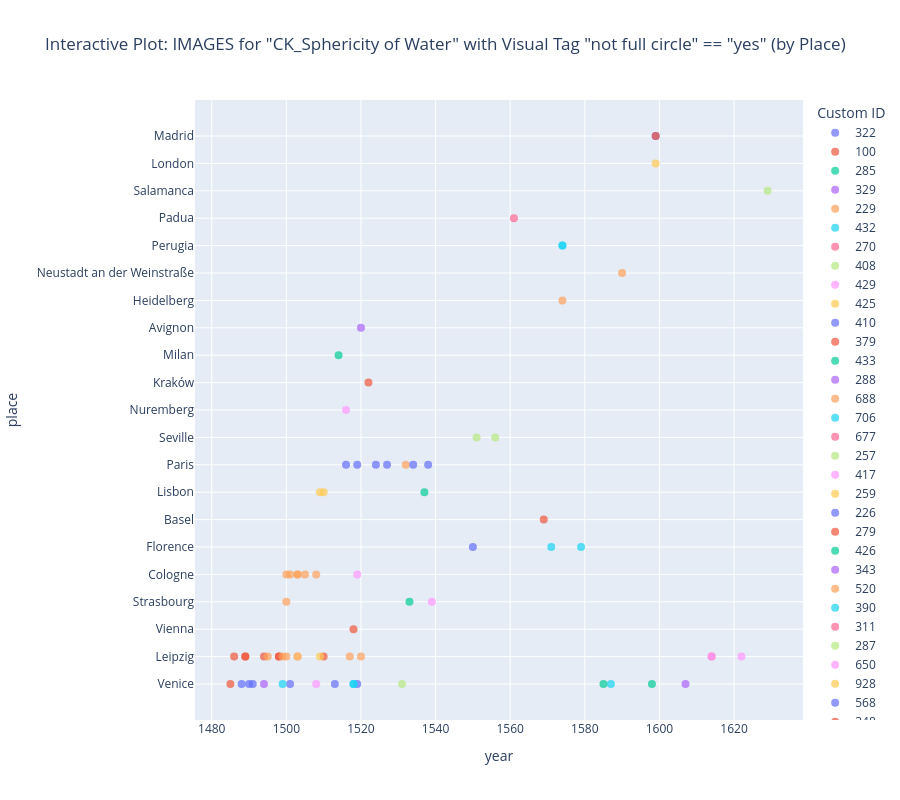
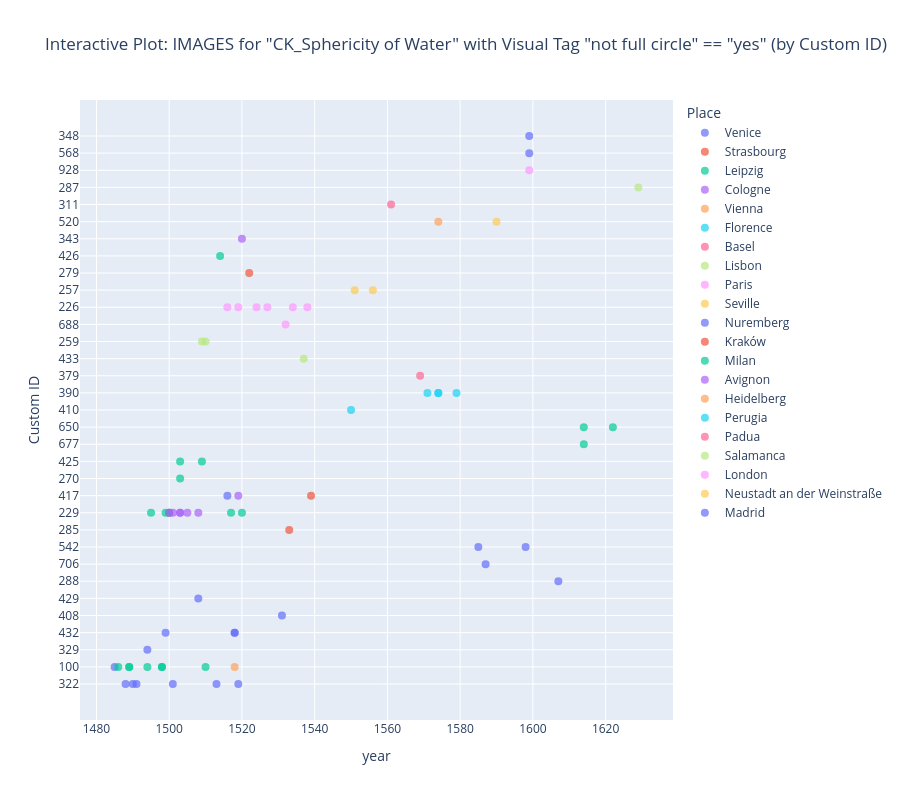

Source (notebook cell) for these figures, in order:
### Code cell
# Scatter Plots for 'not full circle' == 'yes'
tag_col_not = 'not full circle'

df_nfc = df_clean[(df_clean['cks'].str.contains('Water', na=False, case=False)) & (df_clean[tag_col_not] == 'yes')].copy()
df_nfc = df_nfc.drop_duplicates(subset=['images']).copy()

print(f"\nTotal specific images for Water Sphericity with '{tag_col_not}' == 'yes': {len(df_nfc)}")

if len(df_nfc) > 0:
    # 1. Static Scatter Plot (Place vs Time)
    plt.figure(figsize=(14, 10))
    sns.scatterplot(
        data=df_nfc, x='year', y='place', hue='custom_identifier_str',
        palette='tab20', s=80, alpha=0.7, legend=False 
    )
    plt.title(f'Printings of IMAGES for "{base_ck}"\nwith Visual Tag "{tag_col_not}" == "yes"\nOver Time and Place (Colored by Custom ID)', fontsize=16)
    plt.xlabel('Year', fontsize=12)
    plt.ylabel('Place', fontsize=12)
    plt.grid(True, linestyle='--', alpha=0.5)
    plt.tight_layout()
    plt.show()

    # 2. Interactive Scatter Plot (Place vs Time)
    fig_nfc_place = px.scatter(
        df_nfc, x='year', y='place', color='custom_identifier_str',
        hover_data=['part_or_adaption_label', 'images', 'bid', 'book'],
        title=f'Interactive Plot: IMAGES for "{base_ck}" with Visual Tag "{tag_col_not}" == "yes" (by Place)',
        labels={'custom_identifier_str': 'Custom ID'}
    )
    fig_nfc_place.update_traces(marker=dict(size=8, opacity=0.7))
    fig_nfc_place.update_layout(height=800, hovermode='closest')
    fig_nfc_place.show()

    # 3. Static Scatter Plot (Custom ID vs Time)
    plt.figure(figsize=(14, 10))
    sns.scatterplot(
        data=df_nfc, x='year', y='custom_identifier_str', hue='place',
        palette='tab20', s=80, alpha=0.7, legend=False 
    )
    plt.title(f'Printings of IMAGES for "{base_ck}"\nwith Visual Tag "{tag_col_not}" == "yes"\nOver Time and Custom ID (Colored by Place)', fontsize=16)
    plt.xlabel('Year', fontsize=12)
    plt.ylabel('Custom ID (Text Part)', fontsize=12)
    plt.grid(True, linestyle='--', alpha=0.5)
    plt.tight_layout()
    plt.show()

    # 4. Interactive Scatter Plot (Custom ID vs Time)
    fig_nfc = px.scatter(
        df_nfc, x='year', y='custom_identifier_str', color='place',
        hover_data=['part_or_adaption_label', 'images', 'bid', 'book'],
        title=f'Interactive Plot: IMAGES for "{base_ck}" with Visual Tag "{tag_col_not}" == "yes" (by Custom ID)',
        labels={'custom_identifier_str': 'Custom ID', 'place': 'Place'}
    )
    fig_nfc.update_traces(marker=dict(size=8, opacity=0.7))
    fig_nfc.update_layout(height=800, hovermode='closest')
    fig_nfc.show()
else:
    print(f"No images found for '{tag_col_not}' == 'yes'.")
